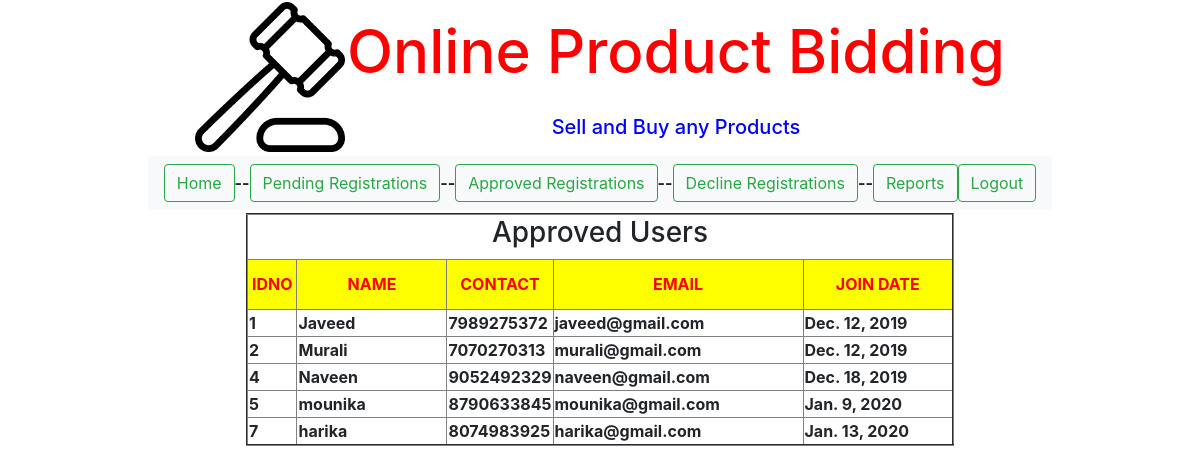
/badmin/approved_reg/, run on the app's committed database.
### user/models.py (models this page shows)
class RegisterModel(models.Model):
    id = models.AutoField(primary_key=True)
    name = models.CharField(max_length=30)
    contact = models.IntegerField(unique=True)
    email = models.EmailField(unique=True)
    password = models.CharField(max_length=30)
    status = models.CharField(max_length=30)
    doj = models.DateField(auto_now_add=True)

### badmin/views.py (the view)
# urls.py: path('approved_reg/',views.approvedReg,name="approved_reg"),
def approvedReg(request):
    qs = RegisterModel.objects.filter(status="approved")
    return render(request,"badmin_template/approved_reg.html",{"data":qs})

### templates/badmin_template/approved_reg.html (shortened to what this page needs)
<!doctype html>
{% load staticfiles %}
<html lang="en">
  <head>
    <link rel="stylesheet" href="https://stackpath.bootstrapcdn.com/bootstrap/4.4.1/css/bootstrap.min.css">
  </head>
  <body>
    <table align="center">
      <tr>
          <th>
              {% include "head.html" %}
          </th>
      </tr>
       <tr>
           <th>
               {% include "badmin_template/admin_menu.html" %}
           </th>
       </tr>
        <tr>
            <th>
                <table align="center" border="2">
                <tr>
                    <th colspan="7">
                        <h3 style="text-align: center">Approved Users</h3>
                    </th>
                </tr>
                    <tr>
                        <th height="50" width="50" style="text-align: center;color: red;background-color: yellow">IDNO</th>
                        <th height="50" width="150" style="text-align: center;color: red;background-color: yellow">NAME</th>
                        <th height="50" width="100" style="text-align: center;color: red;background-color: yellow">CONTACT</th>
                        <th height="50" width="250" style="text-align: center;color: red;background-color: yellow">EMAIL</th>
                        <th height="50" width="150" style="text-align: center;color: red;background-color: yellow">JOIN DATE</th>
                    </tr>
                    {% for x in data %}
                         <tr>
                        <td>{{ x.id }}</td>
                        <td>{{ x.name }}</td>
                        <td>{{ x.contact }}</td>
                        <td>{{ x.email }}</td>
                        <td>{{ x.doj }}</td>
                    </tr>
                    {% endfor %}
                </table>
            </th>
        </tr>
    </table>
  </body>
</html>

### templates/head.html (shortened to what this page needs)
{% load staticfiles %}
<!doctype html>
<html lang="en">
  <head>
    <link rel="stylesheet" href="https://stackpath.bootstrapcdn.com/bootstrap/4.4.1/css/bootstrap.min.css">
  </head>
  <body>
    <table align="center" border="0">
        <tr>
            <th rowspan="2">
                <img src="{% static 'images/auction.png' %}" height="150" width="150">
            </th>
            <th>
                <h3 style="color: red;font-size: 60px">
                    Online Product Bidding
                </h3>
            </th>
        </tr>
        <tr>
            <th>
                <h4 style="color: blue;font-size: 20px;text-align: center">Sell and Buy any Products</h4>
            </th>
        </tr>
    </table>
  </body>
</html>

### templates/badmin_template/admin_menu.html (shortened to what this page needs)
<!doctype html>
<html lang="en">
  <head>
    <link rel="stylesheet" href="https://stackpath.bootstrapcdn.com/bootstrap/4.4.1/css/bootstrap.min.css">
  </head>
  <body>
        <table align="center">
            <tr>
                <th>
                    <nav class="navbar navbar-light bg-light">
  <form class="form-inline" action="{% url 'admin_home' %}">
    <button class="btn btn-outline-success" type="submit">
        Home
    </button>
  </form>
    --
  <form class="form-inline" action="{% url 'pending_reg' %}">
    <button class="btn btn-outline-success" type="submit">
        Pending Registrations
    </button>
  </form>
    --
   <form class="form-inline" action="{% url 'approved_reg'%}">
    <button class="btn btn-outline-success" type="submit">
        Approved Registrations
    </button>
  </form>
    --
   <form class="form-inline" action="{% url 'decline_reg'%}">
    <button class="btn btn-outline-success" type="submit">
        Decline Registrations
    </button>
  </form>
    --
                        <form class="form-inline">
    <button class="btn btn-outline-success" type="submit">
        Reports
    </button>
  </form>
   <form class="form-inline" action="{% url 'logout_admin'%}">
    <button class="btn btn-outline-success" type="submit">
        Logout
    </button>
  </form>
</nav>
                </th>
            </tr>
        </table>
  </body>
</html>

### data on the page
RegisterModel: id "1", name "Javeed", contact "7989275372", email "javeed@gmail.com", doj "Dec. 12, 2019"
RegisterModel: id "2", name "Murali", contact "7070270313", email "murali@gmail.com", doj "Dec. 12, 2019"
RegisterModel: id "4", name "Naveen", contact "9052492329", email "naveen@gmail.com", doj "Dec. 18, 2019"
RegisterModel: id "5", name "mounika", contact "8790633845", email "mounika@gmail.com", doj "Jan. 9, 2020"
RegisterModel: id "7", name "harika", contact "8074983925", email "harika@gmail.com", doj "Jan. 13, 2020"
